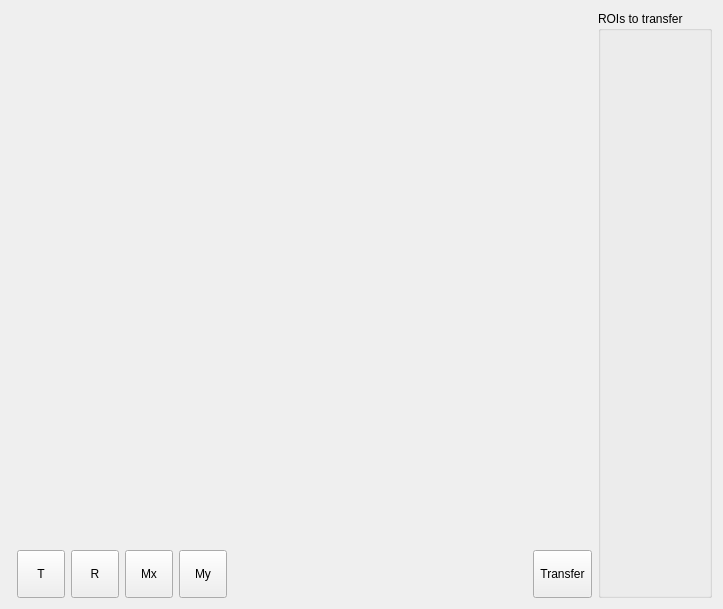
<?xml version="1.0" encoding="UTF-8"?>
<ui version="4.0">
 <class>SupportDataViewerDialog</class>
 <widget class="QDialog" name="SupportDataViewerDialog">
  <property name="geometry">
   <rect>
    <x>0</x>
    <y>0</y>
    <width>723</width>
    <height>609</height>
   </rect>
  </property>
  <property name="windowTitle">
   <string>Dialog</string>
  </property>
  <layout class="QGridLayout" name="gridLayout">
   <item row="1" column="5">
    <spacer name="horizontalSpacer_2">
     <property name="orientation">
      <enum>Qt::Horizontal</enum>
     </property>
     <property name="sizeHint" stdset="0">
      <size>
       <width>40</width>
       <height>20</height>
      </size>
     </property>
    </spacer>
   </item>
   <item row="0" column="0" colspan="6">
    <widget class="QWidget" name="imageViewerParent" native="true">
     <property name="minimumSize">
      <size>
       <width>500</width>
       <height>500</height>
      </size>
     </property>
    </widget>
   </item>
   <item row="0" column="7" rowspan="2">
    <widget class="QGroupBox" name="roiGroup">
     <property name="title">
      <string>ROIs to transfer</string>
     </property>
     <layout class="QVBoxLayout" name="verticalLayout">
      <item>
       <spacer name="verticalSpacer">
        <property name="orientation">
         <enum>Qt::Vertical</enum>
        </property>
        <property name="sizeHint" stdset="0">
         <size>
          <width>20</width>
          <height>40</height>
         </size>
        </property>
       </spacer>
      </item>
     </layout>
    </widget>
   </item>
   <item row="1" column="1">
    <widget class="QToolButton" name="transposeButton">
     <property name="minimumSize">
      <size>
       <width>48</width>
       <height>48</height>
      </size>
     </property>
     <property name="baseSize">
      <size>
       <width>64</width>
       <height>64</height>
      </size>
     </property>
     <property name="text">
      <string>T</string>
     </property>
     <property name="iconSize">
      <size>
       <width>32</width>
       <height>32</height>
      </size>
     </property>
    </widget>
   </item>
   <item row="1" column="3">
    <widget class="QToolButton" name="mirrorXButton">
     <property name="minimumSize">
      <size>
       <width>48</width>
       <height>48</height>
      </size>
     </property>
     <property name="text">
      <string>Mx</string>
     </property>
     <property name="iconSize">
      <size>
       <width>32</width>
       <height>32</height>
      </size>
     </property>
    </widget>
   </item>
   <item row="1" column="2">
    <widget class="QToolButton" name="rotateButton">
     <property name="minimumSize">
      <size>
       <width>48</width>
       <height>48</height>
      </size>
     </property>
     <property name="text">
      <string>R</string>
     </property>
     <property name="iconSize">
      <size>
       <width>32</width>
       <height>32</height>
      </size>
     </property>
    </widget>
   </item>
   <item row="1" column="4">
    <widget class="QToolButton" name="mirrorYButton">
     <property name="minimumSize">
      <size>
       <width>48</width>
       <height>48</height>
      </size>
     </property>
     <property name="text">
      <string>My</string>
     </property>
     <property name="iconSize">
      <size>
       <width>32</width>
       <height>32</height>
      </size>
     </property>
    </widget>
   </item>
   <item row="1" column="6">
    <widget class="QToolButton" name="transferButton">
     <property name="minimumSize">
      <size>
       <width>0</width>
       <height>48</height>
      </size>
     </property>
     <property name="text">
      <string>Transfer</string>
     </property>
    </widget>
   </item>
  </layout>
 </widget>
 <resources/>
 <connections/>
</ui>
